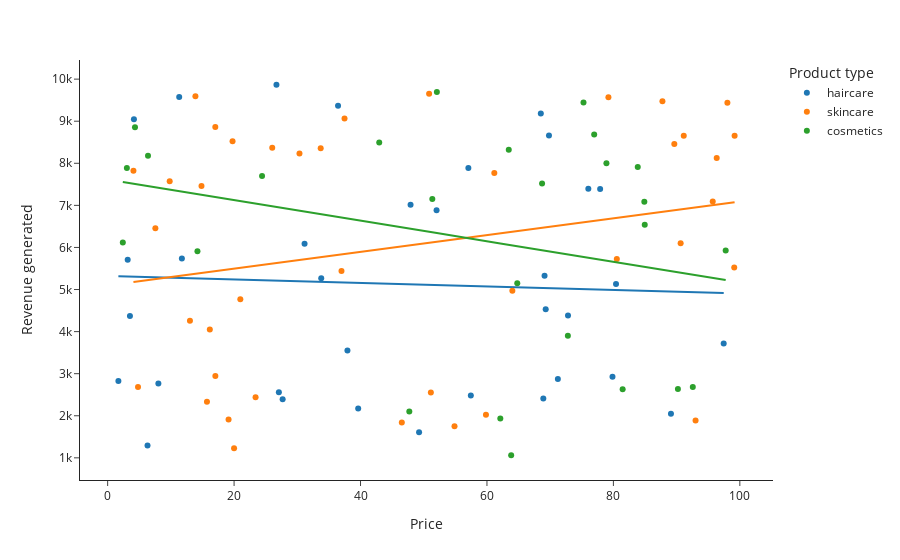

The notebook cell saved with this chart:
### Code cell
fig = px.scatter(df , x = 'Price' , y = 'Revenue generated', color = 'Product type' , hover_data = ['Number of products sold'] , trendline = 'ols')
fig.show()

### Figure 1 — Plotly figure (JSON) as saved in the notebook; plotly's stock layout.template omitted (floating-point values rounded to 4 significant figures)
{"data": [{"customdata": [[802], [8], [147], [336], [620], [884], [209], [142], [353], [327], [598], [24], [859], [29], [154], [622], [701], [227], [117], [163], [32], [904], [241], [359], [946], [198], [774], [663], [618], [79], [114], [672], [62], [627]], "hovertemplate": "Product type=haircare<br>Price=%{x}<br>Revenue generated=%{y}<br>Number of products sold=%{customdata[0]}<extra></extra>", "legendgroup": "haircare", "marker": {"color": "#1F77B4", "symbol": "circle"}, "mode": "markers", "name": "haircare", "orientation": "v", "showlegend": true, "type": "scatter", "x": [69.81, 11.32, 1.7, 71.21, 36.44, 27.68, 4.156, 39.63, 97.45, 8.023, 11.74, 33.78, 27.08, 76.04, 26.7, 31.15, 79.86, 49.26, 52.03, 37.93, 47.91, 3.17, 69.11, 57.45, 6.307, 57.06, 72.82, 68.91, 89.1, 80.41, 69.29, 77.9, 3.526, 68.52], "xaxis": "x", "y": [8662.0, 9578.0, 2828.0, 2874.0, 9365.0, 2391.0, 9049.0, 2175.0, 3716.0, 2766.0, 5737.0, 5268.0, 2557.0, 7397.0, 9866.0, 6088.0, 2926.0, 1606.0, 6886.0, 3550.0, 7015.0, 5710.0, 5328.0, 2484.0, 1292.0, 7889.0, 4384.0, 2412.0, 2048.0, 5134.0, 4531.0, 7386.0, 4371.0, 9185.0], "yaxis": "y"}, {"hovertemplate": "<b>OLS trendline</b><br>Revenue generated = -4.1918 * Price + 5323.92<br>R<sup>2</sup>=0.002087<br><br>Product type=haircare<br>Price=%{x}<br>Revenue generated=%{y} <b>(trend)</b><extra></extra>", "legendgroup": "haircare", "marker": {"color": "#1F77B4", "symbol": "circle"}, "mode": "lines", "name": "haircare", "showlegend": false, "type": "scatter", "x": [1.7, 3.17, 3.526, 4.156, 6.307, 8.023, 11.32, 11.74, 26.7, 27.08, 27.68, 31.15, 33.78, 36.44, 37.93, 39.63, 47.91, 49.26, 52.03, 57.06, 57.45, 68.52, 68.91, 69.11, 69.29, 69.81, 71.21, 72.82, 76.04, 77.9, 79.86, 80.41, 89.1, 97.45], "xaxis": "x", "y": [5317.0, 5311.0, 5309.0, 5307.0, 5297.0, 5290.0, 5276.0, 5275.0, 5212.0, 5210.0, 5208.0, 5193.0, 5182.0, 5171.0, 5165.0, 5158.0, 5123.0, 5117.0, 5106.0, 5085.0, 5083.0, 5037.0, 5035.0, 5034.0, 5033.0, 5031.0, 5025.0, 5019.0, 5005.0, 4997.0, 4989.0, 4987.0, 4950.0, 4915.0], "yaxis": "y"}, {"customdata": [[736], [83], [871], [65], [980], [996], [960], [249], [562], [469], [280], [187], [320], [168], [781], [602], [963], [963], [176], [933], [556], [155], [910], [820], [242], [93], [896], [380], [246], [134], [457], [704], [513], [511], [106], [872], [336], [223], [320], [913]], "hovertemplate": "Product type=skincare<br>Price=%{x}<br>Revenue generated=%{y}<br>Number of products sold=%{customdata[0]}<extra></extra>", "legendgroup": "skincare", "marker": {"color": "#FF7F0E", "symbol": "circle"}, "mode": "markers", "name": "skincare", "orientation": "v", "showlegend": true, "type": "scatter", "x": [14.84, 61.16, 4.805, 4.078, 64.02, 15.71, 90.64, 16.16, 99.17, 36.99, 7.547, 51.12, 96.34, 50.85, 79.21, 37.47, 9.813, 23.4, 19.13, 80.54, 99.11, 46.53, 95.71, 98.03, 30.34, 20.99, 59.84, 17.03, 13.02, 89.63, 33.7, 26.03, 87.76, 54.87, 93.0, 91.13, 17.03, 20.0, 13.88, 19.75], "xaxis": "x", "y": [7461.0, 7767.0, 2687.0, 7823.0, 4971.0, 2331.0, 6100.0, 4053.0, 8654.0, 5442.0, 6454.0, 2553.0, 8128.0, 9655.0, 9572.0, 9062.0, 7573.0, 2438.0, 1912.0, 5725.0, 5521.0, 1840.0, 7089.0, 9436.0, 8232.0, 4767.0, 2021.0, 8864.0, 4257.0, 8459.0, 8355.0, 8368.0, 9474.0, 1752.0, 1889.0, 8652.0, 2943.0, 1230.0, 9593.0, 8526.0], "yaxis": "y"}, {"hovertemplate": "<b>OLS trendline</b><br>Revenue generated = 19.9126 * Price + 5099.65<br>R<sup>2</sup>=0.054398<br><br>Product type=skincare<br>Price=%{x}<br>Revenue generated=%{y} <b>(trend)</b><extra></extra>", "legendgroup": "skincare", "marker": {"color": "#FF7F0E", "symbol": "circle"}, "mode": "lines", "name": "skincare", "showlegend": false, "type": "scatter", "x": [4.078, 4.805, 7.547, 9.813, 13.02, 13.88, 14.84, 15.71, 16.16, 17.03, 17.03, 19.13, 19.75, 20.0, 20.99, 23.4, 26.03, 30.34, 33.7, 36.99, 37.47, 46.53, 50.85, 51.12, 54.87, 59.84, 61.16, 64.02, 79.21, 80.54, 87.76, 89.63, 90.64, 91.13, 93.0, 95.71, 96.34, 98.03, 99.11, 99.17], "xaxis": "x", "y": [5181.0, 5195.0, 5250.0, 5295.0, 5359.0, 5376.0, 5395.0, 5412.0, 5421.0, 5439.0, 5439.0, 5481.0, 5493.0, 5498.0, 5518.0, 5566.0, 5618.0, 5704.0, 5771.0, 5836.0, 5846.0, 6026.0, 6112.0, 6118.0, 6192.0, 6291.0, 6318.0, 6374.0, 6677.0, 6703.0, 6847.0, 6884.0, 6904.0, 6914.0, 6951.0, 7006.0, 7018.0, 7052.0, 7073.0, 7074.0], "yaxis": "y"}, {"customdata": [[426], [150], [126], [601], [391], [352], [394], [253], [616], [449], [705], [919], [99], [633], [484], [270], [637], [478], [375], [25], [737], [134], [916], [276], [987], [324]], "hovertemplate": "Product type=cosmetics<br>Price=%{x}<br>Revenue generated=%{y}<br>Number of products sold=%{customdata[0]}<extra></extra>", "legendgroup": "cosmetics", "marker": {"color": "#2CA02C", "symbol": "circle"}, "mode": "markers", "name": "cosmetics", "orientation": "v", "showlegend": true, "type": "scatter", "x": [42.96, 68.72, 81.46, 84.89, 4.324, 92.56, 2.397, 63.45, 64.8, 84.96, 52.08, 51.36, 78.9, 14.2, 63.83, 72.8, 6.382, 90.2, 83.85, 76.96, 75.27, 97.76, 62.11, 47.71, 3.038, 24.42], "xaxis": "x", "y": [8496.0, 7517.0, 2629.0, 7087.0, 8858.0, 2686.0, 6117.0, 8319.0, 5150.0, 6541.0, 9692.0, 7152.0, 8002.0, 5911.0, 1062.0, 3900.0, 8180.0, 2633.0, 7911.0, 8685.0, 9445.0, 5925.0, 1935.0, 2100.0, 7888.0, 7698.0], "yaxis": "y"}, {"hovertemplate": "<b>OLS trendline</b><br>Revenue generated = -24.4531 * Price + 7615.01<br>R<sup>2</sup>=0.081280<br><br>Product type=cosmetics<br>Price=%{x}<br>Revenue generated=%{y} <b>(trend)</b><extra></extra>", "legendgroup": "cosmetics", "marker": {"color": "#2CA02C", "symbol": "circle"}, "mode": "lines", "name": "cosmetics", "showlegend": false, "type": "scatter", "x": [2.397, 3.038, 4.324, 6.382, 14.2, 24.42, 42.96, 47.71, 51.36, 52.08, 62.11, 63.45, 63.83, 64.8, 68.72, 72.8, 75.27, 76.96, 78.9, 81.46, 83.85, 84.89, 84.96, 90.2, 92.56, 97.76], "xaxis": "x", "y": [7556.0, 7541.0, 7509.0, 7459.0, 7268.0, 7018.0, 6565.0, 6448.0, 6359.0, 6342.0, 6096.0, 6064.0, 6054.0, 6031.0, 5935.0, 5835.0, 5774.0, 5733.0, 5686.0, 5623.0, 5565.0, 5539.0, 5538.0, 5409.0, 5352.0, 5224.0], "yaxis": "y"}], "layout": {"legend": {"title": {"text": "Product type"}, "tracegroupgap": 0}, "margin": {"t": 60}, "xaxis": {"anchor": "y", "domain": [0, 1], "title": {"text": "Price"}}, "yaxis": {"anchor": "x", "domain": [0, 1], "title": {"text": "Revenue generated"}}}}
